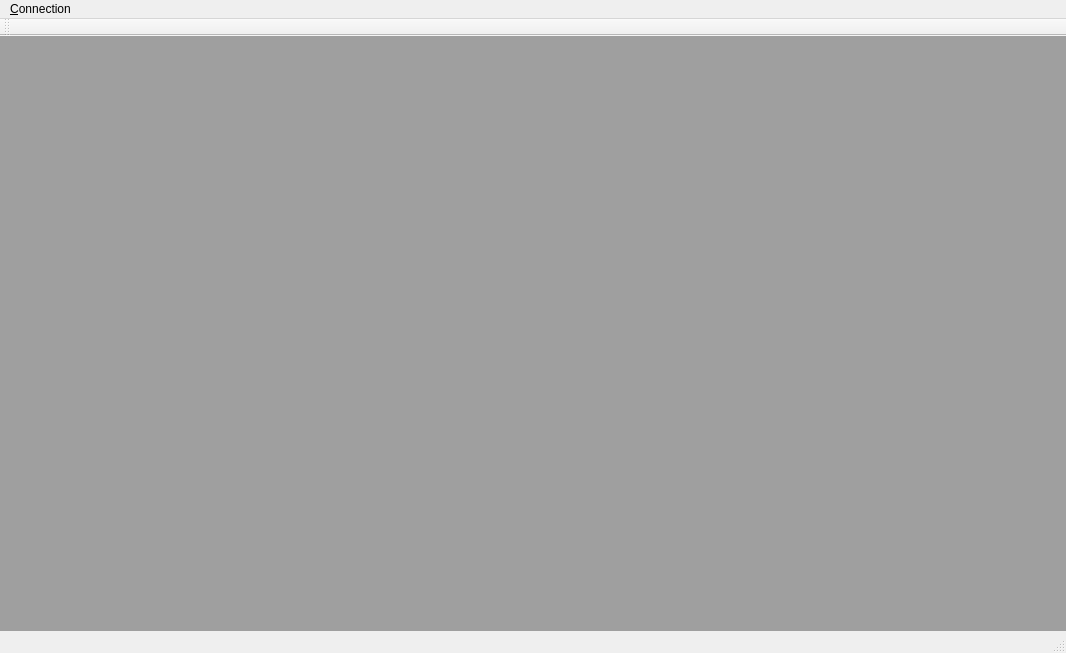
<?xml version="1.0" encoding="UTF-8"?>
<ui version="4.0">
 <class>Gui::MainWindow</class>
 <widget class="QMainWindow" name="Gui::MainWindow">
  <property name="geometry">
   <rect>
    <x>0</x>
    <y>0</y>
    <width>1066</width>
    <height>653</height>
   </rect>
  </property>
  <property name="windowTitle">
   <string>MainWindow</string>
  </property>
  <widget class="QWidget" name="centralWidget">
   <layout class="QGridLayout" name="gridLayout">
    <property name="leftMargin">
     <number>0</number>
    </property>
    <property name="topMargin">
     <number>0</number>
    </property>
    <property name="rightMargin">
     <number>0</number>
    </property>
    <property name="bottomMargin">
     <number>0</number>
    </property>
    <property name="spacing">
     <number>0</number>
    </property>
    <item row="0" column="0">
     <widget class="QMdiArea" name="mdiArea"/>
    </item>
   </layout>
  </widget>
  <widget class="QMenuBar" name="menuBar">
   <property name="geometry">
    <rect>
     <x>0</x>
     <y>0</y>
     <width>1066</width>
     <height>21</height>
    </rect>
   </property>
   <widget class="QMenu" name="menu_Connection">
    <property name="title">
     <string>&amp;Connection</string>
    </property>
    <addaction name="action_Connect_to"/>
    <addaction name="action_Settings"/>
    <addaction name="separator"/>
    <addaction name="action_Quit"/>
   </widget>
   <addaction name="menu_Connection"/>
  </widget>
  <widget class="QToolBar" name="mainToolBar">
   <attribute name="toolBarArea">
    <enum>TopToolBarArea</enum>
   </attribute>
   <attribute name="toolBarBreak">
    <bool>false</bool>
   </attribute>
  </widget>
  <widget class="QStatusBar" name="statusBar"/>
  <action name="action_Quit">
   <property name="text">
    <string>&amp;Quit</string>
   </property>
   <property name="toolTip">
    <string>Quit</string>
   </property>
   <property name="statusTip">
    <string>Leave the application</string>
   </property>
   <property name="shortcut">
    <string>Ctrl+Q</string>
   </property>
  </action>
  <action name="action_Connect_to">
   <property name="text">
    <string>&amp;Connect to...</string>
   </property>
   <property name="toolTip">
    <string>Connect to a server</string>
   </property>
   <property name="shortcut">
    <string>Ctrl+N</string>
   </property>
  </action>
  <action name="action_Settings">
   <property name="text">
    <string>&amp;Settings...</string>
   </property>
  </action>
 </widget>
 <layoutdefault spacing="6" margin="11"/>
 <resources/>
 <connections>
  <connection>
   <sender>action_Quit</sender>
   <signal>triggered()</signal>
   <receiver>Gui::MainWindow</receiver>
   <slot>close()</slot>
   <hints>
    <hint type="sourcelabel">
     <x>-1</x>
     <y>-1</y>
    </hint>
    <hint type="destinationlabel">
     <x>532</x>
     <y>326</y>
    </hint>
   </hints>
  </connection>
 </connections>
</ui>
